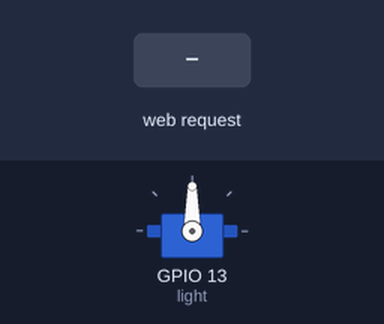
The sketch below on a simulated ESP32. Shown: servo. Inputs (shaded band) come from the test bench. WiFi joins after 1.5 s; servers stay silent unless stated; what the sketch prints to the serial monitor is not drawn.

Above: at 3.8 s.
3.9 s: HTTP request GET /26/on received
At 4.7 s:
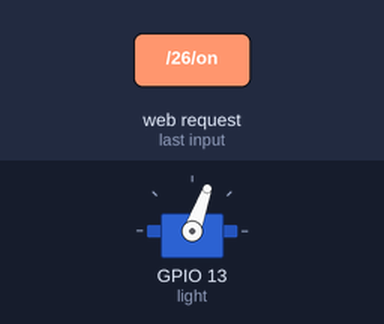
At 6.2 s:
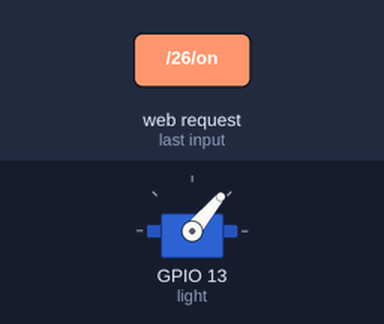
6.9 s: HTTP request GET /26/off received
At 8.2 s:
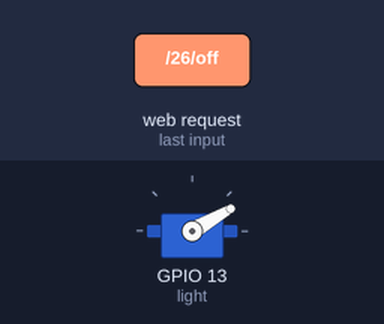
Timing chart, 0 to 10.4 s (numbered marks = the images above; inputs shaded):
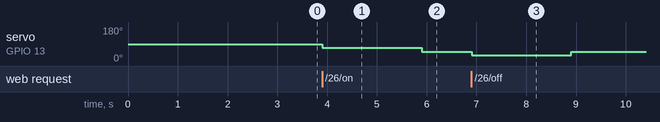

The sketch:

LightSwitch.ino
```cpp
/*********
  Rui Santos
  Complete project details at https://randomnerdtutorials.com
*********/

// Load Wi-Fi library
#include <WiFi.h>
#include <Servo.h>

#define CONNECTION_TIMEOUT 10
// Replace with your network credentials
const char* ssid = "Tumba_2G";
const char* password = "Dalal123";

// Set web server port number to 80
WiFiServer server(80);

Servo light;

// Variable to store the HTTP request
String header;

// Auxiliar variables to store the current output state
String output26State = "off";
String output27State = "off";

// Assign output variables to GPIO pins
const int output27 = 2;

// Current time
unsigned long currentTime = millis();
// Previous time
unsigned long previousTime = 0;
// Define timeout time in milliseconds (example: 2000ms = 2s)
const long timeoutTime = 2000;

void setup() {
  Serial.begin(115200);
  light.attach(13);
    delay(1000);

    WiFi.mode(WIFI_STA); //Optional
    WiFi.begin(ssid, password);
    Serial.println("\nConnecting");
    int timeout_counter = 0;

    while(WiFi.status() != WL_CONNECTED){
        Serial.print(".");
        delay(200);
        timeout_counter++;
        if(timeout_counter >= CONNECTION_TIMEOUT*5){
        ESP.restart();
        }
    }

    Serial.println("\nConnected to the WiFi network");
    Serial.print("Local ESP32 IP: ");
    Serial.println(WiFi.localIP());
  server.begin();
}

void loop(){
  WiFiClient client = server.available();   // Listen for incoming clients

  if (client) {                             // If a new client connects,
    currentTime = millis();
    previousTime = currentTime;
    Serial.println("New Client.");          // print a message out in the serial port
    String currentLine = "";                // make a String to hold incoming data from the client
    while (client.connected() && currentTime - previousTime <= timeoutTime) {  // loop while the client's connected
      currentTime = millis();
      if (client.available()) {             // if there's bytes to read from the client,
        char c = client.read();             // read a byte, then
        Serial.write(c);                    // print it out the serial monitor
        header += c;
        if (c == '\n') {                    // if the byte is a newline character
          // if the current line is blank, you got two newline characters in a row.
          // that's the end of the client HTTP request, so send a response:
          if (currentLine.length() == 0) {
            // HTTP headers always start with a response code (e.g. HTTP/1.1 200 OK)
            // and a content-type so the client knows what's coming, then a blank line:
            client.println("HTTP/1.1 200 OK");
            client.println("Content-type:text/html");
            client.println("Connection: close");
            client.println();

            // turns the GPIOs on and off
            if (header.indexOf("GET /26/on") >= 0) {
              Serial.println("GPIO 26 on");
              output26State = "on";
              light.write(70);
              delay(2000);
              light.write(50);
            }
            else if (header.indexOf("GET /26/off") >= 0) {
              Serial.println("GPIO 26 off");
              output26State = "off";
              light.write(30);
              delay(2000);
              light.write(50);
            }
            else if (header.indexOf("GET /27/on") >= 0) {
              Serial.println("GPIO 27 on");
              output27State = "on";
              digitalWrite(output27, HIGH);
            }
            else if (header.indexOf("GET /27/off") >= 0) {
              Serial.println("GPIO 27 off");
              output27State = "off";
              digitalWrite(output27, LOW);
            }

            // Display the HTML web page
            client.println("<!DOCTYPE html><html>");
            client.println("<head><meta name=\"viewport\" content=\"width=device-width, initial-scale=1\">");
            client.println("<link rel=\"icon\" href=\"data:,\">");
            // CSS to style the on/off buttons
            // Feel free to change the background-color and font-size attributes to fit your preferences
            client.println("<style>html { font-family: Helvetica; display: inline-block; margin: 0px auto; text-align: center;}");
            client.println(".button { background-color: #4CAF50; border: none; color: white; padding: 16px 40px;");
            client.println("text-decoration: none; font-size: 30px; margin: 2px; cursor: pointer;}");
            client.println(".button2 {background-color: #555555;}</style></head>");

            // Web Page Heading
            client.println("<body><h1>ESP32 Web Server</h1>");

            // Display current state, and ON/OFF buttons for GPIO 26
            client.println("<p>GPIO 26 - State " + output26State + "</p>");
            // If the output26State is off, it displays the ON button
            if (output26State=="off") {
              client.println("<p><a href=\"/26/on\"><button class=\"button\">ON</button></a></p>");
            } else {
              client.println("<p><a href=\"/26/off\"><button class=\"button button2\">OFF</button></a></p>");
            }

            // Display current state, and ON/OFF buttons for GPIO 27
            client.println("<p>GPIO 27 - State " + output27State + "</p>");
            // If the output27State is off, it displays the ON button
            if (output27State=="off") {
              client.println("<p><a href=\"/27/on\"><button class=\"button\">ON</button></a></p>");
            } else {
              client.println("<p><a href=\"/27/off\"><button class=\"button button2\">OFF</button></a></p>");
            }
            client.println("</body></html>");

            // The HTTP response ends with another blank line
            client.println();
            // Break out of the while loop
            break;
          } else { // if you got a newline, then clear currentLine
            currentLine = "";
          }
        } else if (c != '\r') {  // if you got anything else but a carriage return character,
          currentLine += c;      // add it to the end of the currentLine
        }
      }
    }
    // Clear the header variable
    header = "";
    // Close the connection
    client.stop();
    Serial.println("Client disconnected.");
    Serial.println("");
  }
}
```

Measured:
- after the input at 3.9 s, servo on GPIO 13 (light): 90° → 70° at once, → 50° 2.0 s later
- after the input at 6.9 s, servo on GPIO 13 (light): 50° → 30° at once, → 50° 2.0 s later
